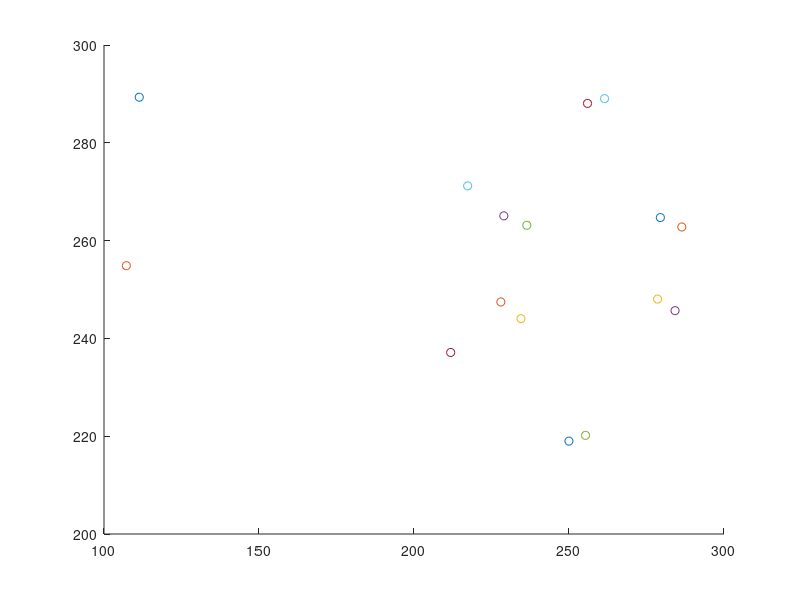

Here is the MATLAB script that generated this plot:
clc;
clear all;

feature_data = importdata('features_data.txt'); %in pixels
feature_points = 1/100*importdata('feature_points.txt'); %in meters

fx=354.5; %focal length in pixels
fy=354.5; 
f=3.9*10^-3; %focal length
pixel_size = 1.1*10^-5;

u0=256; v0=256;
width=512; height=512;
m = 1
A=[fx/m 0 u0/m 0; 0 fy/m v0/m 0; 0 0 1 0];
camera_points = feature_data(1,:); %in pixels

figure;
for i=1:16
    scatter(camera_points(1,2*i-1),camera_points(1,2*i))
    hold on
end